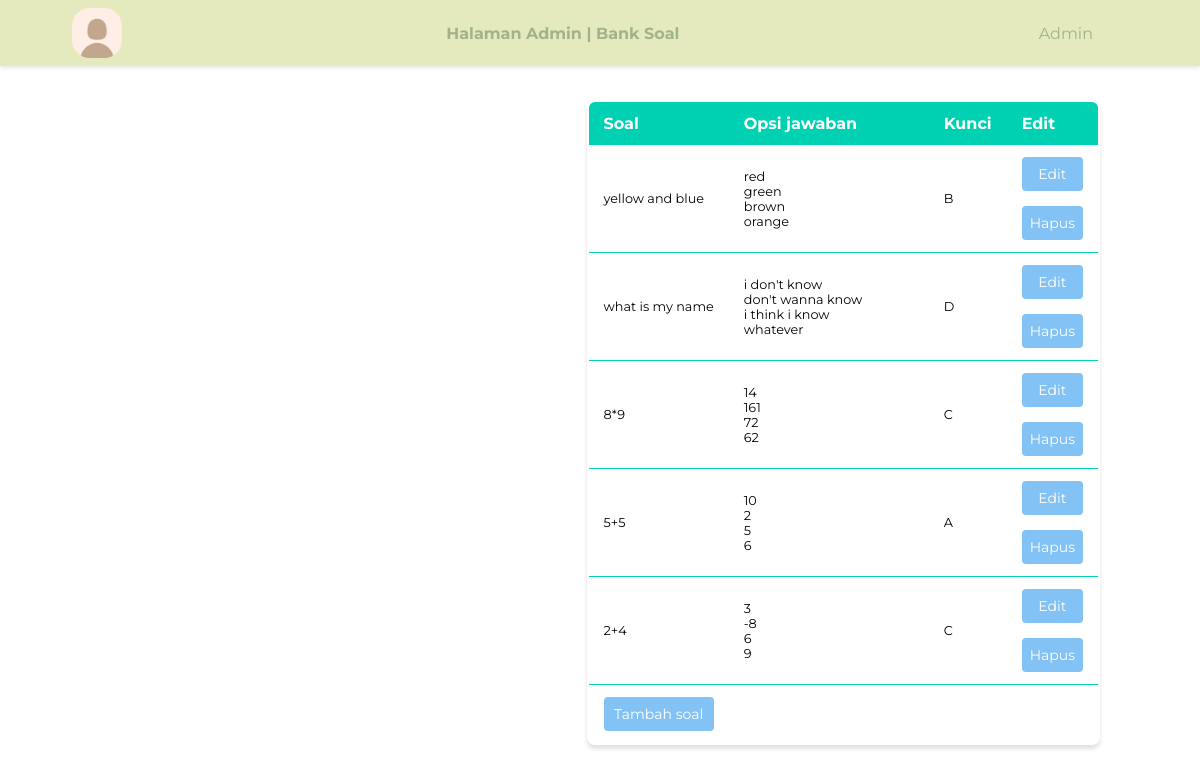
The app's page /admindepaginas/, older data.
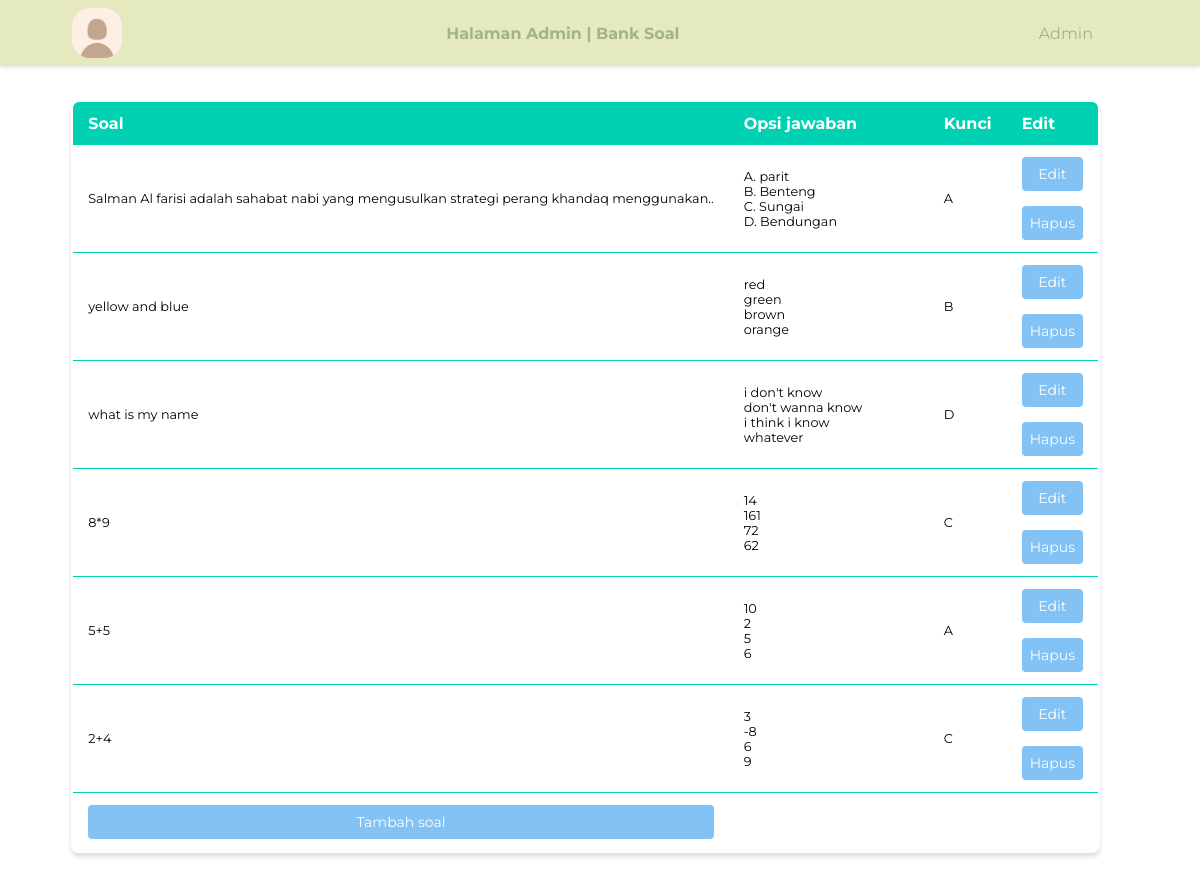
The same page, newer data.
### admindepaginas/models.py (models this page shows, shortened)
class Soal(models.Model):
    ANS = (
        ('A', 'A'), ('B', 'B'),
        ('C', 'C'), ('D', 'D')
    )
    pregunta = models.TextField()
    ellecion_uno = models.TextField()
    ellecion_dos = models.TextField()
    ellecion_tres = models.TextField()
    ellecion_cuatro = models.TextField()
    larespuesta = models.CharField(max_length=1, null=True, choices=ANS)

### admindepaginas/views.py (the view)
# urls.py: path('', views.homeadmin, name='homeadmin'),
def homeadmin(request):
    soal = Soal.objects.order_by('-id')
    context = {
        'soal' : soal
    }
    return render(request, 'admindepaginas/homeadmin.html', context)

### admindepaginas/templates/admindepaginas/homeadmin.html (shortened to what this page needs)
{% load static %}
<!DOCTYPE html>
  <head>
    <link rel="stylesheet" href="{% static 'admindepaginas/stylehomeadmin.css' %}">
    <link rel="stylesheet" href="{% static 'admindepaginas/stylebase.css' %}">
  </head>
  <body>
    <header>
      <img src="{% static 'admindepaginas/avatar_profile.jpg' %}" alt="HSI">
      <h4>Halaman Admin | Bank Soal</h4>
      <nav class="nav_links">
        <ul>
          <li><a href="">Admin</a></li>
        </ul>
      </nav>
    </header>
    <div class="card-table">
      <table class="content-table" id="tablesoal" name="table_soal">
        <thead>
          <tr>
            <th>Soal</th>
            <th width="200px">Opsi jawaban</th>
            <th>Kunci </th>
            <th>Edit</th>
          </tr>
        </thead>
        <tbody>
          {% for soal in soal %}
          <tr>
            <td> {{ soal.pregunta }} </td>
            <td> {{ soal.ellecion_uno }} <br> {{ soal.ellecion_dos }} <br> {{ soal.ellecion_tres }} <br> {{ soal.ellecion_cuatro }} </td>
            <td> {{ soal.larespuesta }} </td>
            <td>
              <a href="{% url 'edit' id=soal.id %}" class="tombol">
                Edit
              </a>
              <br />
              <a href="{% url 'delete' soal.id %}" class="tombol">
                Hapus
              </a>
            </td>
          </tr>
          {% endfor %}
          <tr>
            <td>
              <article>
                <div class="div_add">
                  <a href="{% url 'addsoal' %}" class="tombol">Tambah soal</a>
                </div>
              </article>
            </td>
          </tr>
        </tbody>
      </table>
    </div>
  </body>
</html>

### admindepaginas/static/admindepaginas/stylehomeadmin.css (style rules this page uses)
* { font-family: 'Montserrat', sans-serif; }
.content-table { float: right; border-collapse: collapse; margin: 30px; min-width: 500px; box-shadow: 0px 4px 4px rgba(0, 0, 0, 0.12); border-radius: 8px; overflow: hidden; margin: 100px 100px 1000px 50px; font-family: 'Montserrat', sans-serif; border: 2px solid #00d1b2; }
.card-table { margin-top: 0px; }
.content-table thead tr { background-color: #00d1b2; color: #ffffff; text-align: left; font-weight: bold; user-select: none; }
.content-table th, .content-table td { padding: 12px 15px; user-select: none; font-family: 'Montserrat', sans-serif; }
th { font-size: 1rem; }
td { font-size: 0.8rem; }
.content-table tbody tr { border-bottom: 1px solid #00d1b2; }
.tombol { border: none; display: block; font-style: bold; color: #ffffff; text-align: center; background-color: #83c2f5; border-collapse: collapse; cursor: pointer; font-size: 14px; padding: 8px; border-radius: 4px; font-family: 'Montserrat', sans-serif; }

### admindepaginas/static/admindepaginas/stylebase.css (style rules this page uses)
img { cursor: pointer; width: 50px; height: 50px; margin-right: auto; border-radius: 18px; }
* { box-sizing: border-box; padding: 0; margin: 0; }
li, a, h4, button { font-family: 'Montserrat', sans-serif; font-size: 16px; color: #A2B38B; text-decoration: none; font-style: bold; }
header { width: 100%; position: fixed; display: flex; justify-content: flex-end; align-items: center; padding: 8px 6%; background-color: #E4E9BE; box-shadow: 0 2px 4px 0 rgba(0,0,0,0.1); }
h4 { margin-right: auto; }
.nav_links ul { display: block; margin: 0px 20px; padding: 5px; float: right; }
.nav_links ul li { list-style: none; display: inline-block; }
.nav_links ul li a { display: block; text-decoration: none; padding: 10px; }

Row changes from the older to the newer data that the page shows:
added Soal: pregunta "Salman Al farisi adalah sahabat nabi yang mengusulkan strategi perang khandaq menggunakan..", ellecion_uno "A. parit", ellecion_dos "B. Benteng", ellecion_tres "C. Sungai", ellecion_cuatro "D. Bendungan", larespuesta "A"
